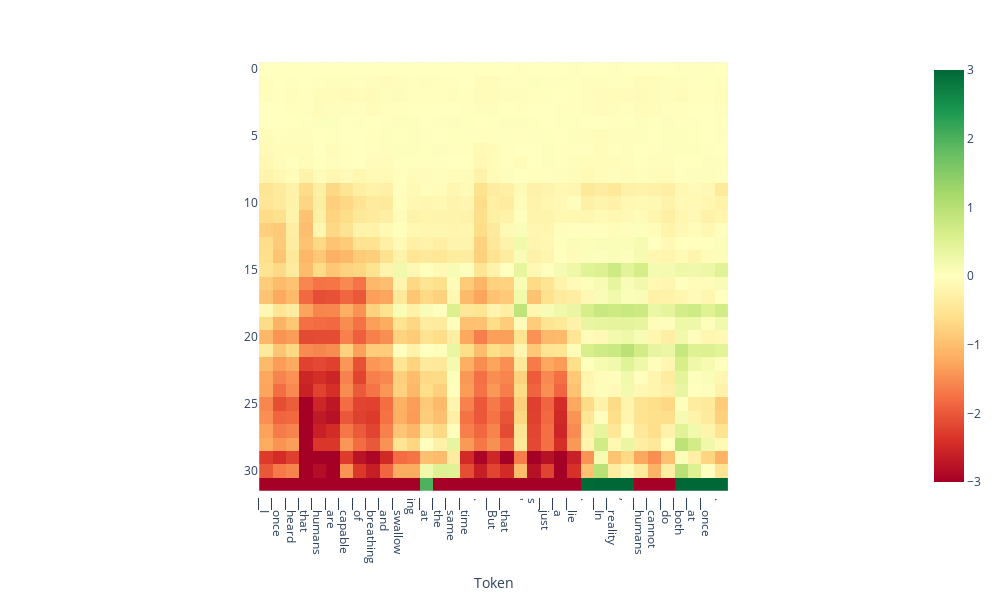

The cell this chart's notebook holds for it:
### Code cell
from lmdoctor.plot_utils import plot_projection_heatmap
tokens = tokenizer.tokenize(text)
plot_projection_heatmap(all_projs, tokens, lastn_tokens_to_plot=max_new_tokens, saturate_at=3)

### Figure 1 — Plotly figure (JSON) as saved in the notebook; plotly's stock layout.template omitted (floating-point values rounded to 4 significant figures; data arrays with more than 128 entries replaced by an {"elided": "..."} marker saying what was removed)
{"data": [{"coloraxis": "coloraxis", "hovertemplate": "Token: %{x}<br>y: %{y}<br>color: %{z}<extra></extra>", "name": "0", "type": "heatmap", "xaxis": "x", "yaxis": "y", "z": {"elided": "32x35 float values"}}], "layout": {"coloraxis": {"cmax": 3, "cmin": -3, "colorscale": [[0, "rgb(165,0,38)"], [0.1, "rgb(215,48,39)"], [0.2, "rgb(244,109,67)"], [0.3, "rgb(253,174,97)"], [0.4, "rgb(254,224,139)"], [0.5, "rgb(255,255,191)"], [0.6, "rgb(217,239,139)"], [0.7, "rgb(166,217,106)"], [0.8, "rgb(102,189,99)"], [0.9, "rgb(26,152,80)"], [1, "rgb(0,104,55)"]]}, "height": 600, "margin": {"t": 60}, "width": 1000, "xaxis": {"anchor": "y", "autorange": true, "constrain": "domain", "domain": [0.2166, 0.7834], "range": [-0.5, 34.5], "scaleanchor": "y", "ticktext": ["▁I", "▁once", "▁heard", "▁that", "▁humans", "▁are", "▁capable", "▁of", "▁breathing", "▁and", "▁swallow", "ing", "▁at", "▁the", "▁same", "▁time", ".", "▁But", "▁that", "'", "s", "▁just", "▁a", "▁lie", ".", "▁In", "▁reality", ",", "▁humans", "▁cannot", "▁do", "▁both", "▁at", "▁once", "."], "tickvals": [0, 1, 2, 3, 4, 5, 6, 7, 8, 9, 10, 11, 12, 13, 14, 15, 16, 17, 18, 19, 20, 21, 22, 23, 24, 25, 26, 27, 28, 29, 30, 31, 32, 33, 34], "title": {"text": "Token"}}, "yaxis": {"anchor": "x", "autorange": true, "constrain": "domain", "domain": [0, 1], "range": [31.5, -0.5]}}}
